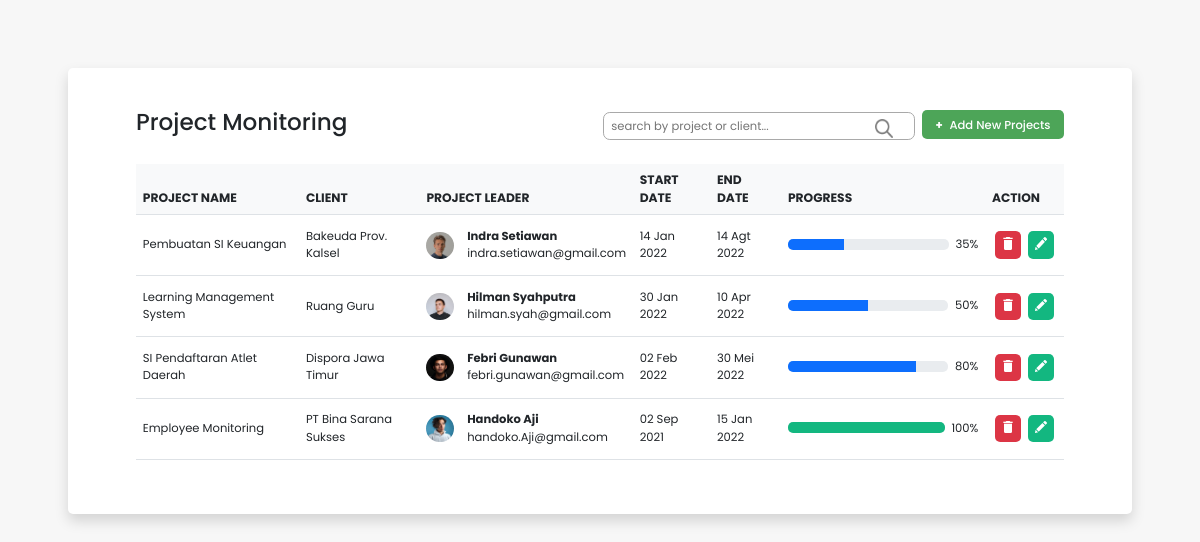
The page / on the database its author committed.
### tables this page shows
CREATE TABLE `monitoring` (
  `id` int(11) NOT NULL,
  `project_name` varchar(100) NOT NULL,
  `client_name` varchar(100) NOT NULL,
  `leader_id` int(11) NOT NULL,
  `start_date` date NOT NULL,
  `end_date` date NOT NULL,
  `progress` float NOT NULL
);

CREATE TABLE `leader` (
  `id` int(11) NOT NULL,
  `leader_name` varchar(100) NOT NULL,
  `email` varchar(100) NOT NULL,
  `profile_picture` varchar(100) NOT NULL
);

### functions.php (called while the page is built, shortened)
<?php
$conn = mysqli_connect("localhost", "root", "", "test_hc");
function query($query)
{
    global $conn;
    $result = mysqli_query($conn, $query);
    $rows = [];
    while ($row = mysqli_fetch_assoc($result)) {
        $rows[] = $row;
    }
    return $rows;
}
function tanggal_indo($tanggal)
{
    $bulan = array(
        1 =>   'Jan',
        'Feb',
        'Mar',
        'Apr',
        'Mei',
        'Jun',
        'Jul',
        'Agt',
        'Sep',
        'Okt',
        'Nov',
        'Des'
    );
    $split = explode('-', $tanggal);
    return $split[2] . ' ' . $bulan[(int)$split[1]] . ' ' . $split[0];
}

### index.php (the view, shortened to what this page needs)
<?php
require 'functions.php';
$monitoring = query("SELECT * FROM monitoring");
$leader = query("SELECT * FROM leader");
?>
<!doctype html>
<html lang="en">
<head>
    <link href="https://cdn.jsdelivr.net/npm/bootstrap@5.2.0-beta1/dist/css/bootstrap.min.css" rel="stylesheet">
    <link rel="stylesheet" href="style.css">
</head>
<body>
    <div class="cont container rounded shadow">
        <div class="d-flex align-items-center justify-content-between mt-5 mb-4">
            <h1> Project Monitoring</h1>
            <div class="d-flex">
                <form action="" method="GET" class="d-flex position-relative">
                    <input class="field" type="text" name="keyword" size="27rem" placeholder="search by project or client...">
                    <button class="position-absolute cari" name="cari"><img src="img/search.png" alt="search"></button>
                </form>
                <div class="mt-2 ms-2">
                    <a href=" addNewMP.php" class="pt-2 pb-2 ps-3 pe-3 rounded add-new"><span class="me-2 ms-0 p-0 bolder">+</span>Add New Projects</a>
                </div>
            </div>
        </div>
        <table class="table mb-4">
            <thead class="bg-light">
                <tr>
                    <th scope="col">PROJECT NAME</th>
                    <th scope="col">CLIENT</th>
                    <th scope="col">PROJECT LEADER</th>
                    <th scope="col">START DATE</th>
                    <th scope="col">END DATE</th>
                    <th scope="col">PROGRESS</th>
                    <th scope="col">ACTION</th>
                </tr>
            </thead>
            <tbody>
                <?php foreach ($monitoring as $m) : ?>
                    <?php $i = $m["leader_id"] - 1;
                    $progress = $m["progress"] * 100;
                    ?>
                    <tr>
                        <td>
                            <div class="h-100 d-flex align-items-center">
                                <?= $m["project_name"] ?>
                            </div>
                        </td>
                        <td>
                            <div class="h-100 d-flex align-items-center">
                                <?= $m["client_name"] ?>
                            </div>
                        </td>
                        <td>
                            <div class="h-100 leader d-flex align-items-center">
                                <div class="image-con">
                                    <img class="rounded-circle" src="img/<?= $leader[$i]["profile_picture"] ?>" alt="profile-leader">
                                </div>
                                <div class="w-75">
                                    <div class="bolder">
                                        <?= $leader[$i]["leader_name"] ?>
                                    </div>
                                    <div>
                                        <?= $leader[$i]["email"] ?>
                                    </div>
                                </div>
                            </div>
                        </td>
                        <td>
                            <div class="h-100 d-flex align-items-center">
                                <?= tanggal_indo($m["start_date"]) ?>
                            </div>
                        </td>
                        <td>
                            <div class="h-100 d-flex align-items-center">
                                <?= tanggal_indo($m["end_date"]) ?>
                            </div>
                        </td>
                        <td style="width: 15rem;">
                            <?php if ($progress == 100) : ?>
                                <div class="h-100 mt-3 pt-1 mb-3">
                                    <div style="float:right; margin-top: -0.2rem;" class="ms-2">
                                        <?= $progress ?>%
                                    </div>
                                    <div class="progress h-25">
                                        <div class="progress-bar progress-bar-success" role="progressbar" aria-valuemin="0" aria-valuemax="100" style="width:<?= $progress ?>%; background-color:#13b780;">
                                        </div>
                                    </div>
                                </div>
                            <?php else : ?>
                                <div class="h-100 mt-3 pt-1 mb-3">
                                    <div style="float:right; margin-top: -0.2rem;" class="ms-2">
                                        <?= $progress ?>%
                                    </div>
                                    <div class="progress h-25">
                                        <div class="progress-bar" role="progressbar" aria-valuemin="" aria-valuemax="100" style="width:<?= $progress ?>%; ">
                                        </div>
                                    </div>
                                </div>
                            <?php endif; ?>
                        </td>
                        <td>
                            <div class="h-100 d-flex align-items-center">
                                <a href="delete.php?id=<?= $m["id"]; ?>" class="bg-danger m-1 pt-1 pb-2 ps-2 pe-2 rounded" onclick="return confirm('Yakin Menghapus Data <?= $m['project_name'] ?>');"><img src="img/delete.png" alt="delete" style="width: 0.9rem;"></a>
                                <a href="edit.php?id=<?= $m["id"]; ?>" class=" m-1 pt-1 pb-2 ps-2 pe-2 rounded" style="background-color:#13b780;"><img src="img/draw.png" alt="edit" style="width: 0.9rem; "></a>
                            </div>
                        </td>
                    </tr>
                <?php endforeach; ?>
            </tbody>
        </table>
    </div>
</body>
</html>

### style.css (style rules this page uses)
* { margin: 0; padding: 0; box-sizing: border-box; font-family: "Poppins", sans-serif; font-size: 0.85rem; }
body { background-color: #f7f7f7; display: flex; justify-content: center; align-items: center; }
h1 { font-weight: 500; font-size: 1.7rem; }
.cont { margin-right: 5rem; margin-left: 5rem; }
.cari { top: 20%; right: 5%; }
button.cari { width: 10%; background-color: transparent; border: 0; }
button.cari > img { margin: 0.2rem; width: 60%; opacity: 0.5; }
.container { margin-top: 5rem; margin-bottom: 5rem; background-color: white; padding-right: 5rem; padding-left: 5rem; padding-bottom: 2.5rem; }
.field { margin-top: 0.2rem; margin-bottom: 0.2rem; padding-left: 0.5rem; padding-right: 0.5rem; width: 100%; height: 2rem; border-radius: 0.5rem; border: 1px solid darkgray; }
.leader .image-con { width: 2rem; margin-right: 1rem; }
.leader img { width: 100%; margin: 0; padding: 0; }
a.add-new { font-weight: 500; color: white; background-color: #4da558; text-decoration: none; }
.bolder { font-weight: 700; }
td { height: 4.5rem; }
th { font-size: 0.9rem; }

### rows shown on the page
monitoring: project_name "Pembuatan SI Keuangan", client_name "Bakeuda Prov. Kalsel", leader.profile_picture (picture), leader.leader_name "Indra Setiawan", leader.email "indra.setiawan@gmail.com", start_date "14 Jan 2022", end_date "14 Agt 2022", progress "35"
monitoring: project_name "Learning Management System", client_name "Ruang Guru", leader.profile_picture (picture), leader.leader_name "Hilman Syahputra", leader.email "hilman.syah@gmail.com", start_date "30 Jan 2022", end_date "10 Apr 2022", progress "50"
monitoring: project_name "SI Pendaftaran Atlet Daerah", client_name "Dispora Jawa Timur", leader.profile_picture (picture), leader.leader_name "Febri Gunawan", leader.email "febri.gunawan@gmail.com", start_date "02 Feb 2022", end_date "30 Mei 2022", progress "80"
monitoring: project_name "Employee Monitoring", client_name "PT Bina Sarana Sukses", leader.profile_picture (picture), leader.leader_name "Handoko Aji", leader.email "handoko.Aji@gmail.com", start_date "02 Sep 2021", end_date "15 Jan 2022", progress "100"
